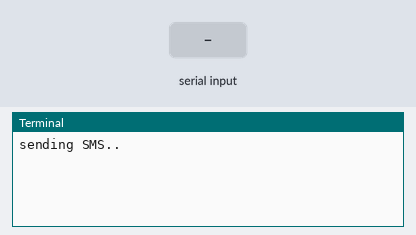
Simulated run of this program. Board: Raspberry Pi (BCM pin numbers). On the bench: the last lines printed to the terminal. Inputs (shaded band) come from the test bench. The modem accepts every AT command (registered, SIM ready, sends succeed) and sends nothing else.

Above: at 1.2 s.
1.3 s: "1\n" received over the second serial link
At 4.0 s:
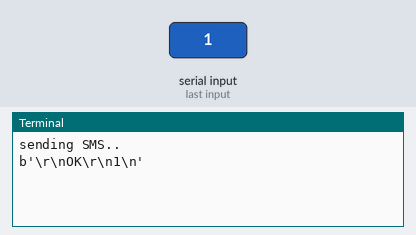
4.3 s: "0\n" received over the second serial link
At 6.4 s:
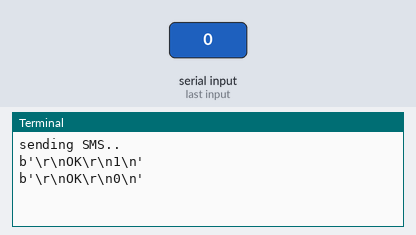

Measured:
- after the input at 1.3 s, the terminal: prints a new line after 1.7 s (image 1)
- after the input at 4.3 s, the terminal: prints a new line after 1.7 s (image 2)

The program:

gsm.py
```python
import os
import sys
import RPi.GPIO as  GPIO
import time
import serial

GPIO.setwarnings(False)
GPIO.setmode(GPIO.BCM)

ser = serial.Serial ("/dev/ttyUSB0",timeout=1)


def send_sms():
    print("sending SMS..")

    cmd='AT\r\n'
    ser.write(cmd.encode())
    time.sleep(2)
    rcv = ser.read(20)
    print(rcv)
    cmd='AT+CMGF=1\r\n'
    ser.write(cmd.encode())
    time.sleep(2)
    rcv = ser.read(20)
    print(rcv)
    phno="9494956343"
    cmd='AT+CMGS="'+str(phno)+'"\r\n'
    ser.write(cmd.encode())
    rcv = ser.read(20)
    print(rcv)
    time.sleep(1)
    cmd='Hello from the sttmani'
    ser.write(cmd.encode())  # Message

    #ser.write(msg.encode())  # Message
    time.sleep(1)
    cmd = "\x1A"
    ser.write(cmd.encode()) # Enable to send SMS
    time.sleep(10)
    print('SMS Sent')
    time.sleep(1)

send_sms()
```
